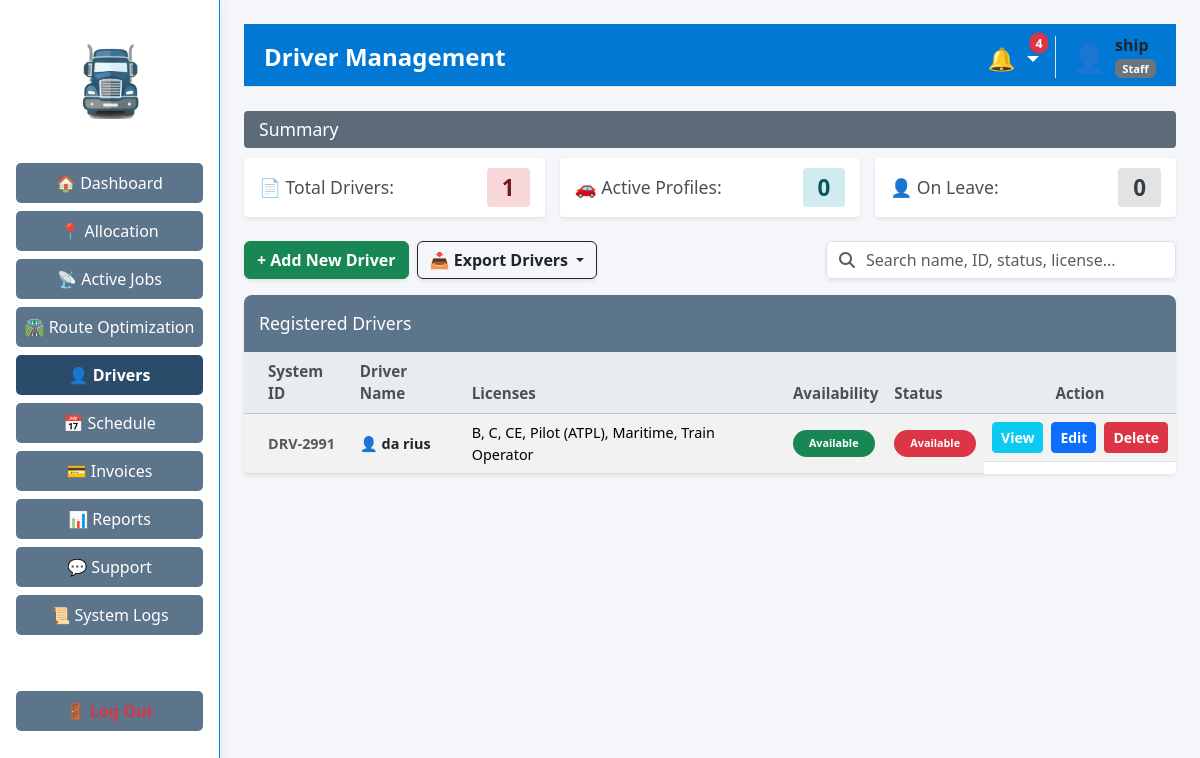
Page /drivers (signed in) on the earlier database version.
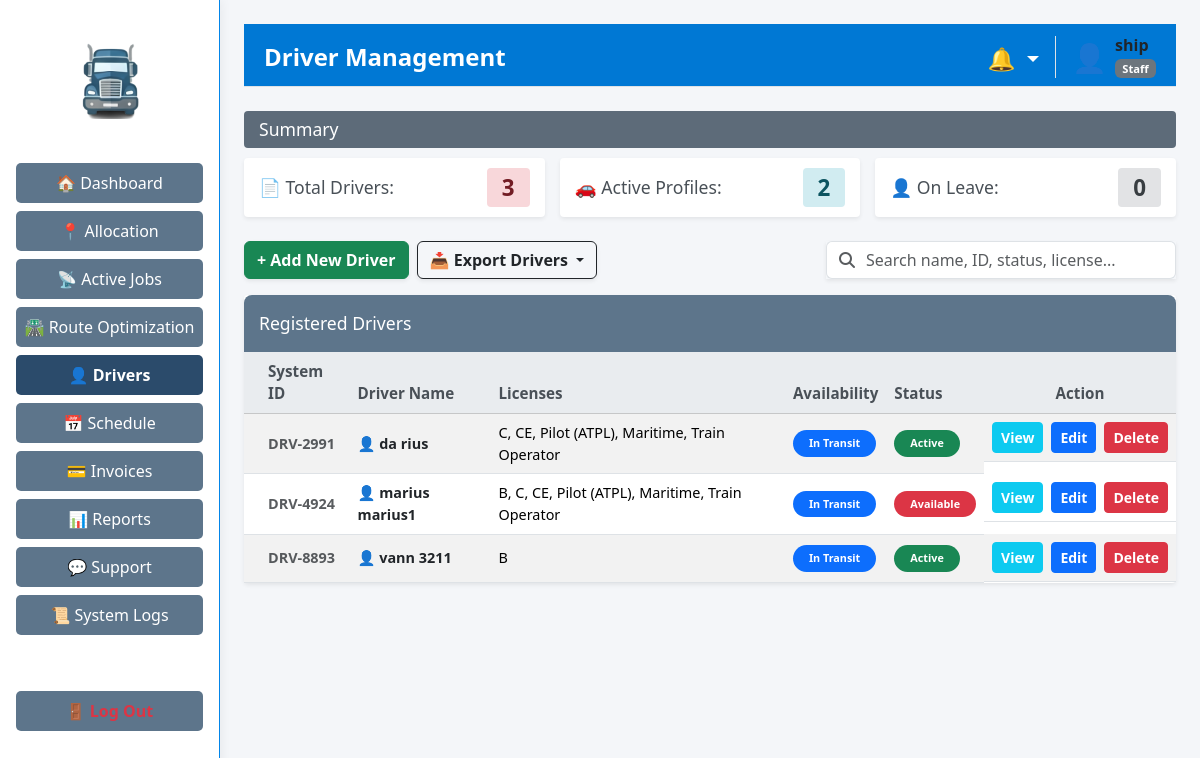
Same page on the later database version.
### tables this page shows
CREATE TABLE "drivers" (
                    id TEXT PRIMARY KEY,
                    name TEXT NOT NULL,
                    status TEXT NOT NULL,
                    licenses TEXT,
                    experience TEXT,
                    dob TEXT,
                    address TEXT,
                    availability TEXT DEFAULT 'Available',
                    last_modified_by TEXT DEFAULT 'System',
                    last_modified_at DATETIME DEFAULT NULL
                );

### app/routes/driver_routes.py (the view)
@driver_bp.route('/drivers', methods=['GET'])
def driver_management() -> str:
    if 'user_id' not in session: return redirect(url_for('auth.login'))
    view_data = driver_logic.load_driver_data()
    role = session.get('role', 'Staff')
    return render_template('admin/drivers.html', data=view_data, role=role)

### app/controllers/driver_controller.py (called while the page is built)
    def load_driver_data(self) -> Dict[str, Any]:
        driver_data: Dict[str, Any] = {}
        try:
            driver_data["summary"] = self.model.get_driver_summary()
            driver_data["drivers"] = self.model.get_all_drivers()
            return driver_data
        except Exception as logic_error:
            logging.error(f"Error processing driver data: {logic_error}")
            driver_data["summary"] = {"total": 0, "active": 0, "on_leave": 0}
            driver_data["drivers"] = []
            return driver_data

### app/models/driver_model.py (called while the page is built)
    def get_all_drivers(self) -> List[Dict[str, Any]]:
        drivers: List[Dict[str, Any]] = []
        try:
            with sqlite3.connect(DB_PATH) as connection:
                connection.row_factory = sqlite3.Row
                db_cursor = connection.cursor()
                db_cursor.execute("SELECT * FROM drivers ORDER BY name")
                rows = db_cursor.fetchall()
                for row in rows:
                    drivers.append(dict(row))
                return drivers
        except sqlite3.Error as db_error:
            logging.error(f"Error retrieving driver list: {db_error}")
            return drivers

    def get_driver_summary(self) -> Dict[str, int]:
        summary: Dict[str, int] = {"total": 0, "active": 0, "on_leave": 0}
        try:
            with sqlite3.connect(DB_PATH) as connection:
                db_cursor = connection.cursor()
                db_cursor.execute("SELECT COUNT(id) FROM drivers")
                summary["total"] = db_cursor.fetchone()[0]
                db_cursor.execute("SELECT COUNT(id) FROM drivers WHERE status = ?", ("Active",))
                summary["active"] = db_cursor.fetchone()[0]
                db_cursor.execute("SELECT COUNT(id) FROM drivers WHERE availability = ?", ("On Leave",))
                summary["on_leave"] = db_cursor.fetchone()[0]
                return summary
        except sqlite3.Error as database_error:
            logging.error(f"Error retrieving driver summary: {database_error}")
            return summary

### app/templates/admin/drivers.html (shortened to what this page needs)
{% extends "layouts/admin_layout.html" if session.get('role') == 'Administrator' else "layouts/staff_layout.html" %}
{% block page_header %}{{ 'Active Drivers' if role == 'Staff' else 'Driver Management' }}{% endblock %}
{% block content %}
<div class="section-header">Summary</div>
<div class="card-row mb-4">
    <div class="summary-card shadow-sm border-0" style="border-left: 4px solid #f66d9b;">
        <span>📄 Total Drivers:</span>
        <span class="badge-count bg-pink">{{ data.summary.total }}</span>
    </div>
    <div class="summary-card shadow-sm border-0" style="border-left: 4px solid #17a2b8;">
        <span>🚗 Active Profiles:</span>
        <span class="badge-count bg-teal">{{ data.summary.active }}</span>
    </div>
    <div class="summary-card shadow-sm border-0" style="border-left: 4px solid #6c757d;">
        <span>👤 On Leave:</span>
        <span class="badge-count bg-grey">{{ data.summary.on_leave }}</span>
    </div>
</div>
<div class="d-flex justify-content-between align-items-center mb-3">
    <div class="d-flex gap-2">
        {% if role != 'Staff' %}
        <button type="button" class="btn btn-success fw-bold custom-rounded shadow-sm" data-bs-toggle="modal" data-bs-target="#addDriverModal">
            + Add New Driver
        </button>
        {% endif %}
        <div class="dropdown">
            <button class="btn btn-outline-dark fw-bold custom-rounded shadow-sm dropdown-toggle" type="button" data-bs-toggle="dropdown">
                📥 Export Drivers
            </button>
        </div>
    </div>
    <div class="input-group shadow-sm custom-rounded" style="max-width: 350px;">
        <span class="input-group-text bg-white border-end-0"><i class="fa-solid fa-search text-muted"></i></span>
        <input type="text" id="tableSearchInput" class="form-control border-start-0 ps-0" placeholder="Search name, ID, status, license...">
    </div>
</div>
<div class="table-container shadow-sm border-0">
    <div class="section-header text-white" style="margin-bottom: 0; border-radius: 8px 8px 0 0; background-color: #5d758b; padding: 15px;">Registered Drivers</div>
    <table class="table table-striped table-hover custom-table mb-0 align-middle">
        <thead class="table-light">
            <tr>
                <th class="ps-4">System ID</th>
                <th>Driver Name</th>
                <th>Licenses</th>
                <th>Availability</th>
                <th>Status</th>
                <th class="text-center">Action</th>
            </tr>
        </thead>
        <tbody>
            {% if data.drivers|length == 0 %}
            <tr><td colspan="6" class="text-center py-5 text-muted">No drivers found.</td></tr>
            {% else %}
                {% for driver in data.drivers %}
                <tr class="searchable-row">
                    <td class="ps-4 fw-bold text-muted">{{ driver.id }}</td>
                    <td class="fw-bold text-dark">👤 {{ driver.name }}</td>
                    <td>{{ driver.licenses }}</td>
                    <td><span class="badge bg-{{ 'secondary' if driver.availability == 'On Leave' else ('primary' if driver.availability == 'In Transit' else 'success') }} px-3 py-2 rounded-pill">{{ driver.availability }}</span></td>
                    <td><span class="badge bg-{{ 'success' if driver.status == 'Active' else 'danger' }} px-3 py-2 rounded-pill">{{ driver.status }}</span></td>
                    <td class="d-flex justify-content-center gap-2">
                        <button type="button" class="btn btn-info btn-sm text-white fw-bold custom-rounded" data-bs-toggle="modal" data-bs-target="#viewModal{{ driver.id }}">View</button>
                        <button type="button" class="btn btn-primary btn-sm fw-bold custom-rounded" data-bs-toggle="modal" data-bs-target="#editModal{{ driver.id }}">Edit</button>
                        {% if role != 'Staff' %}
                        <form method="POST" action="{{ url_for('driver.delete_driver', driver_id=driver.id) }}" style="display:inline; margin:0;">
                            <button type="submit" class="btn btn-danger btn-sm fw-bold custom-rounded" onclick="return confirm('Delete this driver?');">Delete</button>
                        </form>
                        {% endif %}
                    </td>
                </tr>
                {% endfor %}
            {% endif %}
        </tbody>
    </table>
</div>
{% endblock %}

### app/templates/layouts/staff_layout.html (shortened to what this page needs)
<!DOCTYPE html>
<html lang="en">
<head>
    <link href="https://cdn.jsdelivr.net/npm/bootstrap@5.3.8/dist/css/bootstrap.min.css" rel="stylesheet">
    <link rel="stylesheet" href="https://cdnjs.cloudflare.com/ajax/libs/font-awesome/6.4.0/css/all.min.css">
    <link rel="stylesheet" href="{{ url_for('static', filename='css/style.css') }}">
</head>
<body class="bg-light">
<div class="dashboard-wrapper">
    <div class="sidebar" style="background-color: #ffffff; border-right: 1px solid #0285e9; box-shadow: 2px 0 10px rgba(0,0,0,0.05);">
        <div class="text-center mt-3 mb-4">
            <img src="{{ url_for('static', filename='img/truck.png') }}" alt="Logo" style="width: 100px;">
        </div>
        <a href="{{ url_for('dashboard.main_dashboard') }}" class="nav-btn {% if request.endpoint == 'dashboard.main_dashboard' %}active fw-bold{% endif %}">🏠 Dashboard</a>
        <a href="{{ url_for('allocation.allocation_management') }}" class="nav-btn {% if request.endpoint == 'allocation.allocation_management' %}active fw-bold{% endif %}">📍 Allocation</a>
        <a href="{{ url_for('allocation.active_jobs') }}" class="nav-btn {% if request.endpoint == 'allocation.active_jobs' %}active fw-bold{% endif %}">📡 Active Jobs</a>
        <a href="{{ url_for('request_routes.route_optimization') }}" class="nav-btn {% if request.endpoint == 'request_routes.route_optimization' %}active fw-bold{% endif %}">🛣️ Route Optimization</a>
        <a href="{{ url_for('driver.driver_management') }}" class="nav-btn {% if request.endpoint == 'driver.driver_management' %}active fw-bold{% endif %}">👤 Drivers</a>
        <a href="{{ url_for('dashboard.driver_schedule') }}" class="nav-btn {% if request.endpoint == 'dashboard.driver_schedule' %}active fw-bold{% endif %}">📅 Schedule</a>
        <a href="{{ url_for('request_routes.staff_invoices') }}" class="nav-btn {% if request.endpoint == 'request_routes.staff_invoices' %}active fw-bold{% endif %}">💳 Invoices</a>
        <a href="{{ url_for('report_routes.reports_management') }}" class="nav-btn {% if request.endpoint == 'report_routes.reports_management' %}active fw-bold{% endif %}">📊 Reports</a>
        <a href="{{ url_for('admin_support.view_tickets') }}" class="nav-btn {% if request.endpoint == 'admin_support.view_tickets' %}active fw-bold{% endif %}">💬 Support</a>
        <a href="{{ url_for('logs.view_logs') }}" class="nav-btn {% if request.endpoint == 'logs.view_logs' %}active fw-bold{% endif %}">📜 System Logs</a>
        <a href="{{ url_for('auth.logout') }}" class="nav-btn mt-5 text-danger fw-bold">🚪 Log Out</a>
    </div>
    <div class="main-content p-4">
        <div class="top-navbar d-flex justify-content-between align-items-center mb-4 border-bottom pb-2">
            <div>
                <h2 class="h4 mb-0 fw-bold">{% block page_header %}Staff Dashboard{% endblock %}</h2>
            </div>
            <div class="user-info d-flex align-items-center">
                <div class="dropdown d-inline-block mt-1 me-1">
                    <span class="dropdown-toggle text-decoration-none" id="notifDropdown" role="button" data-bs-toggle="dropdown" aria-expanded="false" style="cursor: pointer; position: relative; font-size: 1.4rem;">
                        🔔
                        {% if unread_count and unread_count > 0 %}
                        <span class="position-absolute top-0 start-100 translate-middle badge rounded-pill bg-danger" style="font-size: 0.55em; padding: 0.35em 0.5em;">
                            {{ unread_count }}
                        </span>
                        {% endif %}
                    </span>
                </div>
                <a href="{{ url_for('profile.view_profile') }}" class="text-decoration-none text-dark">
                    <div class="user-profile border-start ps-3 ms-1 d-flex align-items-center">
                        {% if session.get('profile_picture') %}
                            <img src="{{ url_for('static', filename='img/avatars/' + session.get('profile_picture')) }}" alt="Avatar" style="width: 38px; height: 38px; object-fit: cover; border-radius: 50%; border: 2px solid #007bff; margin-right: 10px;">
                        {% else %}
                            <span class="fs-3 me-2">👤</span>
                        {% endif %}
                        <div class="d-flex flex-column justify-content-center">
                            <span class="fw-bold" style="font-size: 1rem; line-height: 1.2;">{{ session.get('username') }}</span>
                            <span class="badge bg-secondary mt-1" style="font-size: 0.70rem; align-self: flex-start;">Staff</span>
                        </div>
                    </div>
                </a>
            </div>
        </div>
        {% block content %}{% endblock %}
    </div>
</div>
</body>
</html>

### app/static/css/style.css (style rules this page uses)
body { margin: 0; padding: 0; font-family: 'Segoe UI', Tahoma, Geneva, Verdana, sans-serif; }
.dashboard-wrapper { display: flex; height: 100vh; width: 100vw; overflow: hidden; background-color: #f4f6f9; }
.sidebar { width: 220px; height: 100vh; background-color: #f8f9fa; border-right: 2px solid #dee2e6; display: flex; flex-direction: column; align-items: center; padding-top: 20px; overflow-y: auto; }
.sidebar img { width: 120px; margin-bottom: 20px; }
.nav-btn { width: 85%; background-color: #5d758b; color: white; border: none; padding: 8px; margin-bottom: 8px; border-radius: 5px; text-align: center; text-decoration: none; font-weight: 500; }
.nav-btn.active { background-color: #2b4b6b; font-weight: bold; }
.main-content { flex: 1; flex-grow: 1; height: 100vh; display: flex; flex-direction: column; overflow-y: auto; padding-bottom: 50px; }
.top-navbar { background-color: #0078d4; color: white; padding: 12px 20px; display: flex; justify-content: space-between; align-items: center; font-size: 1.4rem; }
.user-info { font-size: 0.95rem; display: flex; align-items: center; gap: 8px; }
.section-header { background-color: #5d6b79; color: white; padding: 5px 15px; margin-bottom: 10px; border-radius: 4px; font-weight: 500; font-size: 1.1rem; }
.card-row { display: flex; gap: 15px; margin-bottom: 20px; }
.summary-card { flex: 1; background: white; border: 1px solid #ced4da; border-radius: 4px; padding: 10px 15px; display: flex; align-items: center; justify-content: space-between; font-size: 1.1rem; color: #495057; }
.badge-count { font-size: 1.4rem; padding: 3px 15px; border-radius: 4px; font-weight: bold; }
.bg-pink { background-color: #f8d7da; color: #721c24; }
.bg-teal { background-color: #d1ecf1; color: #0c5460; }
.bg-grey { background-color: #e2e3e5; color: #383d41; }
.table-container { background: white; border: 1px solid #ced4da; border-radius: 4px; }
.custom-table th { background-color: #e9ecef; color: #495057; font-weight: 600; font-size: 0.95rem; }
.custom-table td { font-size: 0.9rem; vertical-align: middle; }

Differences in the rows shown:
changed drivers "DRV-2991": licenses "B, C, CE, Pilot (ATPL), Maritime, Train Operator" → "C, CE, Pilot (ATPL), Maritime, Train Operator"; availability "Available" → "In Transit"; status "Available" → "Active"
added drivers: id "DRV-4924", name "marius marius1", licenses "B, C, CE, Pilot (ATPL), Maritime, Train Operator", availability "In Transit", status "Available"
added drivers: id "DRV-8893", name "vann 3211", licenses "B", availability "In Transit", status "Active"
Other differences:
{{ data.summary.total }}: "1" → "3"
{{ data.summary.active }}: "0" → "2"
{{ unread_count }}: "4" → (not shown)
